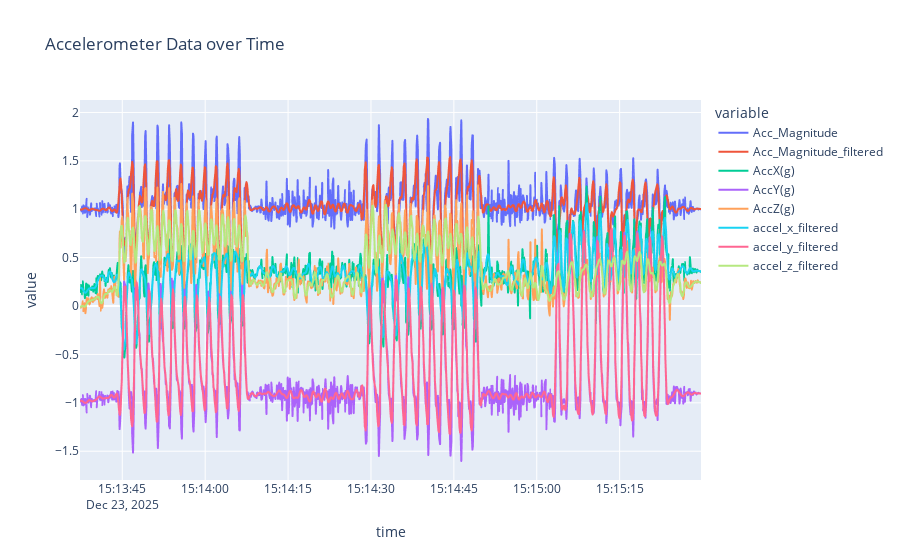

The code cell stored with this chart in its notebook:
### Code cell
# Visualize Accelerometer Data
fig = px.line(df, y=['Acc_Magnitude', 'Acc_Magnitude_filtered', 'AccX(g)', 'AccY(g)', 'AccZ(g)', 'accel_x_filtered', 'accel_y_filtered', 'accel_z_filtered'], title='Accelerometer Data over Time')
fig.show()

### Figure 1 — Plotly figure (JSON) as saved in the notebook; plotly's stock layout.template omitted (floating-point values rounded to 4 significant figures; data arrays with more than 128 entries replaced by an {"elided": "..."} marker saying what was removed)
{"data": [{"hovertemplate": "variable=Acc_Magnitude<br>time=%{x}<br>value=%{y}<extra></extra>", "legendgroup": "Acc_Magnitude", "line": {"color": "#636efa", "dash": "solid"}, "marker": {"symbol": "circle"}, "mode": "lines", "name": "Acc_Magnitude", "showlegend": true, "type": "scattergl", "x": {"elided": "1117 str values"}, "xaxis": "x", "y": {"elided": "1117 float values"}, "yaxis": "y"}, {"hovertemplate": "variable=Acc_Magnitude_filtered<br>time=%{x}<br>value=%{y}<extra></extra>", "legendgroup": "Acc_Magnitude_filtered", "line": {"color": "#EF553B", "dash": "solid"}, "marker": {"symbol": "circle"}, "mode": "lines", "name": "Acc_Magnitude_filtered", "showlegend": true, "type": "scattergl", "x": {"elided": "1117 str values"}, "xaxis": "x", "y": {"elided": "1117 float values"}, "yaxis": "y"}, {"hovertemplate": "variable=AccX(g)<br>time=%{x}<br>value=%{y}<extra></extra>", "legendgroup": "AccX(g)", "line": {"color": "#00cc96", "dash": "solid"}, "marker": {"symbol": "circle"}, "mode": "lines", "name": "AccX(g)", "showlegend": true, "type": "scattergl", "x": {"elided": "1117 str values"}, "xaxis": "x", "y": {"elided": "1117 float values"}, "yaxis": "y"}, {"hovertemplate": "variable=AccY(g)<br>time=%{x}<br>value=%{y}<extra></extra>", "legendgroup": "AccY(g)", "line": {"color": "#ab63fa", "dash": "solid"}, "marker": {"symbol": "circle"}, "mode": "lines", "name": "AccY(g)", "showlegend": true, "type": "scattergl", "x": {"elided": "1117 str values"}, "xaxis": "x", "y": {"elided": "1117 float values"}, "yaxis": "y"}, {"hovertemplate": "variable=AccZ(g)<br>time=%{x}<br>value=%{y}<extra></extra>", "legendgroup": "AccZ(g)", "line": {"color": "#FFA15A", "dash": "solid"}, "marker": {"symbol": "circle"}, "mode": "lines", "name": "AccZ(g)", "showlegend": true, "type": "scattergl", "x": {"elided": "1117 str values"}, "xaxis": "x", "y": {"elided": "1117 float values"}, "yaxis": "y"}, {"hovertemplate": "variable=accel_x_filtered<br>time=%{x}<br>value=%{y}<extra></extra>", "legendgroup": "accel_x_filtered", "line": {"color": "#19d3f3", "dash": "solid"}, "marker": {"symbol": "circle"}, "mode": "lines", "name": "accel_x_filtered", "showlegend": true, "type": "scattergl", "x": {"elided": "1117 str values"}, "xaxis": "x", "y": {"elided": "1117 float values"}, "yaxis": "y"}, {"hovertemplate": "variable=accel_y_filtered<br>time=%{x}<br>value=%{y}<extra></extra>", "legendgroup": "accel_y_filtered", "line": {"color": "#FF6692", "dash": "solid"}, "marker": {"symbol": "circle"}, "mode": "lines", "name": "accel_y_filtered", "showlegend": true, "type": "scattergl", "x": {"elided": "1117 str values"}, "xaxis": "x", "y": {"elided": "1117 float values"}, "yaxis": "y"}, {"hovertemplate": "variable=accel_z_filtered<br>time=%{x}<br>value=%{y}<extra></extra>", "legendgroup": "accel_z_filtered", "line": {"color": "#B6E880", "dash": "solid"}, "marker": {"symbol": "circle"}, "mode": "lines", "name": "accel_z_filtered", "showlegend": true, "type": "scattergl", "x": {"elided": "1117 str values"}, "xaxis": "x", "y": {"elided": "1117 float values"}, "yaxis": "y"}], "layout": {"legend": {"title": {"text": "variable"}, "tracegroupgap": 0}, "title": {"text": "Accelerometer Data over Time"}, "xaxis": {"anchor": "y", "domain": [0, 1], "title": {"text": "time"}}, "yaxis": {"anchor": "x", "domain": [0, 1], "title": {"text": "value"}}}}
